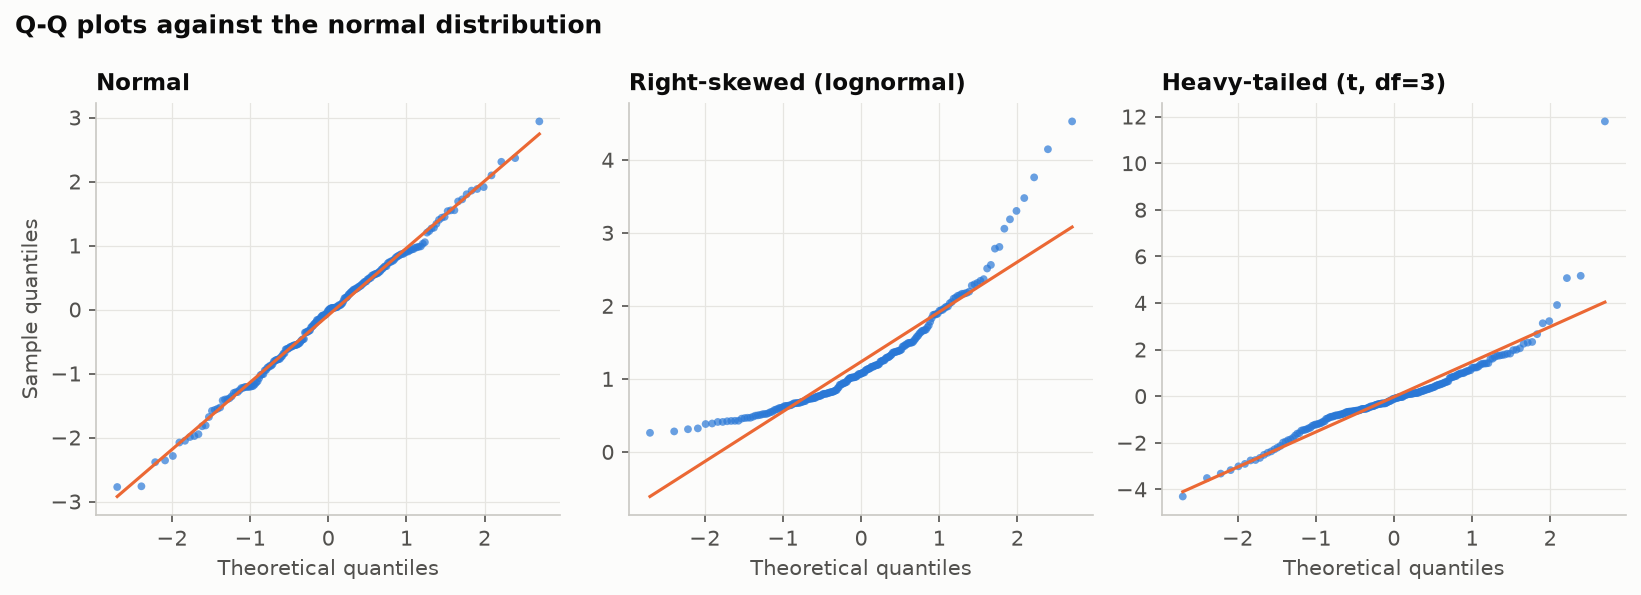

The Python source for this figure:
"""
Q-Q Plot (Quantile-Quantile)  -  family: Distribution

DESIGN PURPOSE
Plots a sample's quantiles against those of a theoretical distribution,
usually the normal. If the points follow the diagonal, the data fits; curved
tails show skew or heavy tails.

WHEN TO USE
  - Check the normality assumption before t-tests or regression (e.g. on
    residuals)
  - Diagnose skew, heavy tails or outliers relative to a reference
    distribution
  - Compare two samples' distributions quantile by quantile

AVOID WHEN
  - Communicating with a general audience (it is a diagnostic tool)

ALTERNATIVES
  - Histogram with a fitted normal curve
  - ECDF vs. theoretical CDF

EXAMPLE
Normal vs. right-skewed vs. heavy-tailed samples (n = 200 each), side by side.

Run:  python qq_plot.py
"""
import sys
from pathlib import Path

import numpy as np
import pandas as pd
import matplotlib.pyplot as plt

# Library style: categorical colors in fixed order, recessive axes, hairline grid.
PALETTE = ["#2a78d6", "#eb6834", "#1baf7a", "#eda100",
           "#e87ba4", "#008300", "#6250d6", "#e34948"]
SEQ_CMAP = "Blues"      # sequential: one hue, light -> dark
DIV_CMAP = "RdBu_r"     # diverging: two opposite hues, neutral midpoint
GRAY = "#b8b7b1"        # de-emphasised marks
plt.rcParams.update({
    "figure.figsize": (8, 4.8), "figure.dpi": 110, "figure.facecolor": "#fcfcfb",
    "axes.facecolor": "#fcfcfb", "axes.edgecolor": "#c9c8c3", "axes.linewidth": 0.8,
    "axes.spines.top": False, "axes.spines.right": False,
    "axes.grid": True, "grid.color": "#e6e5e1", "grid.linewidth": 0.6, "axes.axisbelow": True,
    "axes.prop_cycle": plt.cycler(color=PALETTE),
    "axes.titlesize": 13, "axes.titleweight": "bold", "axes.titlelocation": "left",
    "axes.labelcolor": "#52514e", "xtick.color": "#52514e", "ytick.color": "#52514e",
    "text.color": "#0b0b0b", "font.size": 10, "lines.linewidth": 2,
    "legend.frameon": False,
})

# --- Example data ------------------------------------------------------------
from scipy import stats
rng = np.random.default_rng(43)
samples = {
    "Normal": rng.normal(0, 1, 200),
    "Right-skewed (lognormal)": rng.lognormal(0, 0.6, 200),
    "Heavy-tailed (t, df=3)": rng.standard_t(3, 200),
}
{k: round(stats.skew(v), 2) for k, v in samples.items()}

# --- Plot --------------------------------------------------------------------
fig, axes = plt.subplots(1, 3, figsize=(11, 4))
for ax, (name, x) in zip(axes, samples.items()):
    (osm, osr), (slope, intercept, r) = stats.probplot(x, dist="norm")
    ax.scatter(osm, osr, s=14, color=PALETTE[0], alpha=0.7, edgecolor="none")
    ax.plot(osm, slope * osm + intercept, color=PALETTE[1], linewidth=1.5)
    ax.set_title(name, fontsize=11)
    ax.set_xlabel("Theoretical quantiles")
axes[0].set_ylabel("Sample quantiles")
fig.suptitle("Q-Q plots against the normal distribution", x=0.01, ha="left", weight="bold")
fig.tight_layout()

# --- Save / show -------------------------------------------------------------
out = Path(__file__).with_name(Path(__file__).stem + ".png")
fig.savefig(out, dpi=150, bbox_inches="tight")
print(f"saved {out}")
if "--no-show" not in sys.argv:
    plt.show()
